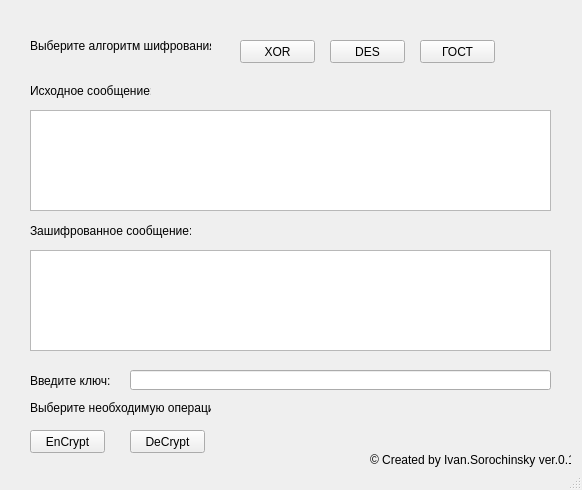
<?xml version="1.0" encoding="UTF-8"?>
<ui version="4.0">
 <class>MainWindow</class>
 <widget class="QMainWindow" name="MainWindow">
  <property name="geometry">
   <rect>
    <x>0</x>
    <y>0</y>
    <width>582</width>
    <height>488</height>
   </rect>
  </property>
  <property name="windowTitle">
   <string>MainWindow</string>
  </property>
  <widget class="QWidget" name="centralwidget">
   <property name="minimumSize">
    <size>
     <width>582</width>
     <height>468</height>
    </size>
   </property>
   <property name="maximumSize">
    <size>
     <width>582</width>
     <height>468</height>
    </size>
   </property>
   <widget class="QLabel" name="label">
    <property name="geometry">
     <rect>
      <x>30</x>
      <y>30</y>
      <width>181</width>
      <height>31</height>
     </rect>
    </property>
    <property name="text">
     <string>Выберите алгоритм шифрования:</string>
    </property>
   </widget>
   <widget class="QLabel" name="label_2">
    <property name="geometry">
     <rect>
      <x>30</x>
      <y>80</y>
      <width>121</width>
      <height>21</height>
     </rect>
    </property>
    <property name="text">
     <string>Исходное сообщение:</string>
    </property>
   </widget>
   <widget class="QLabel" name="label_3">
    <property name="geometry">
     <rect>
      <x>30</x>
      <y>220</y>
      <width>161</width>
      <height>21</height>
     </rect>
    </property>
    <property name="text">
     <string>Зашифрованное сообщение:</string>
    </property>
   </widget>
   <widget class="QLabel" name="label_4">
    <property name="geometry">
     <rect>
      <x>30</x>
      <y>370</y>
      <width>81</width>
      <height>21</height>
     </rect>
    </property>
    <property name="text">
     <string>Введите ключ:</string>
    </property>
   </widget>
   <widget class="QLabel" name="label_5">
    <property name="geometry">
     <rect>
      <x>30</x>
      <y>400</y>
      <width>181</width>
      <height>16</height>
     </rect>
    </property>
    <property name="text">
     <string>Выберите необходимую операцию:</string>
    </property>
   </widget>
   <widget class="QTextEdit" name="textEdit">
    <property name="geometry">
     <rect>
      <x>30</x>
      <y>110</y>
      <width>521</width>
      <height>101</height>
     </rect>
    </property>
   </widget>
   <widget class="QLineEdit" name="lineEdit">
    <property name="geometry">
     <rect>
      <x>130</x>
      <y>370</y>
      <width>421</width>
      <height>20</height>
     </rect>
    </property>
   </widget>
   <widget class="QPushButton" name="pushButton">
    <property name="geometry">
     <rect>
      <x>30</x>
      <y>430</y>
      <width>75</width>
      <height>23</height>
     </rect>
    </property>
    <property name="text">
     <string>EnCrypt</string>
    </property>
   </widget>
   <widget class="QPushButton" name="pushButton_2">
    <property name="geometry">
     <rect>
      <x>130</x>
      <y>430</y>
      <width>75</width>
      <height>23</height>
     </rect>
    </property>
    <property name="text">
     <string>DeCrypt</string>
    </property>
   </widget>
   <widget class="QPushButton" name="pushButton_3">
    <property name="geometry">
     <rect>
      <x>240</x>
      <y>40</y>
      <width>75</width>
      <height>23</height>
     </rect>
    </property>
    <property name="text">
     <string>XOR</string>
    </property>
   </widget>
   <widget class="QPushButton" name="pushButton_4">
    <property name="geometry">
     <rect>
      <x>330</x>
      <y>40</y>
      <width>75</width>
      <height>23</height>
     </rect>
    </property>
    <property name="text">
     <string>DES</string>
    </property>
   </widget>
   <widget class="QPushButton" name="pushButton_5">
    <property name="geometry">
     <rect>
      <x>420</x>
      <y>40</y>
      <width>75</width>
      <height>23</height>
     </rect>
    </property>
    <property name="text">
     <string>ГОСТ</string>
    </property>
   </widget>
   <widget class="QTextEdit" name="textEdit_2">
    <property name="geometry">
     <rect>
      <x>30</x>
      <y>250</y>
      <width>521</width>
      <height>101</height>
     </rect>
    </property>
   </widget>
   <widget class="QLabel" name="label_6">
    <property name="geometry">
     <rect>
      <x>370</x>
      <y>450</y>
      <width>201</width>
      <height>20</height>
     </rect>
    </property>
    <property name="text">
     <string>© Created by Ivan.Sorochinsky ver.0.1</string>
    </property>
   </widget>
  </widget>
  <widget class="QStatusBar" name="statusbar"/>
 </widget>
 <resources/>
 <connections/>
</ui>
